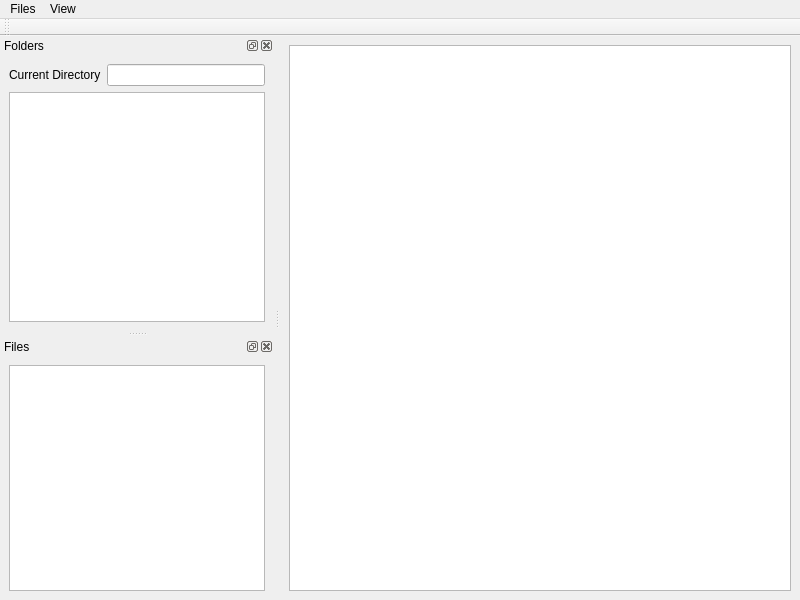
<?xml version="1.0" encoding="UTF-8"?>
<ui version="4.0">
 <class>MainWindow</class>
 <widget class="QMainWindow" name="MainWindow">
  <property name="geometry">
   <rect>
    <x>0</x>
    <y>0</y>
    <width>800</width>
    <height>600</height>
   </rect>
  </property>
  <property name="windowTitle">
   <string>MainWindow</string>
  </property>
  <widget class="QWidget" name="centralwidget">
   <layout class="QVBoxLayout" name="verticalLayout_2">
    <item>
     <widget class="QTextEdit" name="textEdit"/>
    </item>
   </layout>
  </widget>
  <widget class="QMenuBar" name="menubar">
   <property name="geometry">
    <rect>
     <x>0</x>
     <y>0</y>
     <width>800</width>
     <height>26</height>
    </rect>
   </property>
   <widget class="QMenu" name="menuFiles">
    <property name="title">
     <string>Files</string>
    </property>
    <addaction name="actionOpen_folder"/>
    <addaction name="separator"/>
    <addaction name="actionQuit"/>
   </widget>
   <widget class="QMenu" name="menuView">
    <property name="title">
     <string>View</string>
    </property>
   </widget>
   <addaction name="menuFiles"/>
   <addaction name="menuView"/>
  </widget>
  <widget class="QToolBar" name="toolBar">
   <property name="windowTitle">
    <string>toolBar</string>
   </property>
   <attribute name="toolBarArea">
    <enum>TopToolBarArea</enum>
   </attribute>
   <attribute name="toolBarBreak">
    <bool>false</bool>
   </attribute>
  </widget>
  <widget class="QDockWidget" name="dockFolders">
   <property name="windowTitle">
    <string>Folders</string>
   </property>
   <attribute name="dockWidgetArea">
    <number>1</number>
   </attribute>
   <widget class="QWidget" name="dockFoldersContent">
    <layout class="QVBoxLayout" name="verticalLayout">
     <item>
      <layout class="QHBoxLayout" name="CDContainer">
       <item>
        <widget class="QLabel" name="CDLabel">
         <property name="text">
          <string>Current Directory</string>
         </property>
        </widget>
       </item>
       <item>
        <widget class="QLineEdit" name="CDURL">
         <property name="readOnly">
          <bool>true</bool>
         </property>
        </widget>
       </item>
      </layout>
     </item>
     <item>
      <widget class="QListView" name="listView"/>
     </item>
    </layout>
   </widget>
  </widget>
  <widget class="QDockWidget" name="dockFiles">
   <property name="windowTitle">
    <string>Files</string>
   </property>
   <attribute name="dockWidgetArea">
    <number>1</number>
   </attribute>
   <widget class="QWidget" name="dockFilesContent">
    <layout class="QVBoxLayout" name="verticalLayout_3">
     <item>
      <widget class="QListView" name="listView_2"/>
     </item>
    </layout>
   </widget>
  </widget>
  <action name="actionOpen_folder">
   <property name="text">
    <string>Open Folder</string>
   </property>
  </action>
  <action name="actionQuit">
   <property name="text">
    <string>Quit</string>
   </property>
  </action>
  <action name="actionCSV">
   <property name="text">
    <string>CSV</string>
   </property>
  </action>
  <action name="actionText">
   <property name="text">
    <string>Text</string>
   </property>
  </action>
 </widget>
 <resources/>
 <connections/>
</ui>
